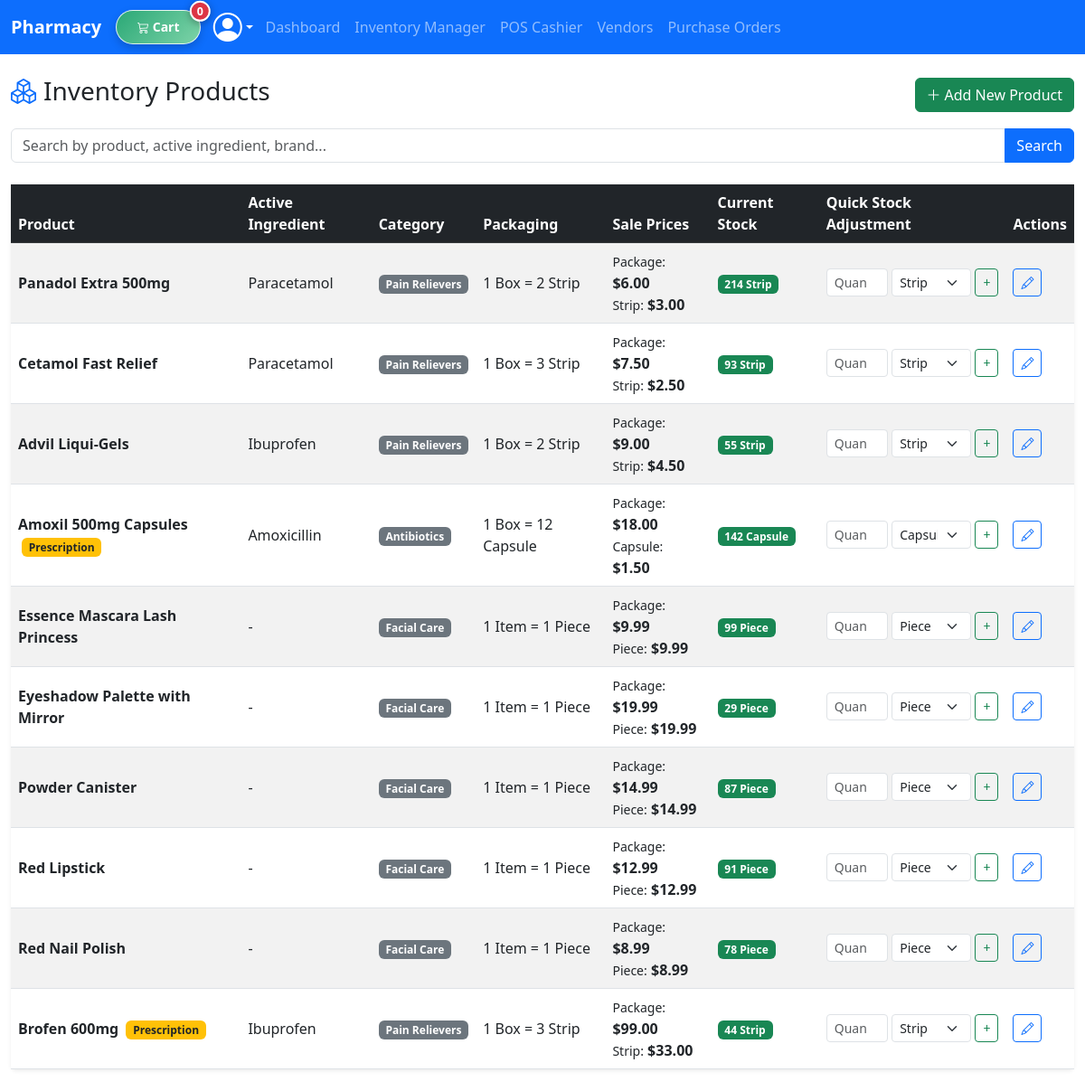
/erp/inventory/ (signed in), run on an earlier commit of the app's database.
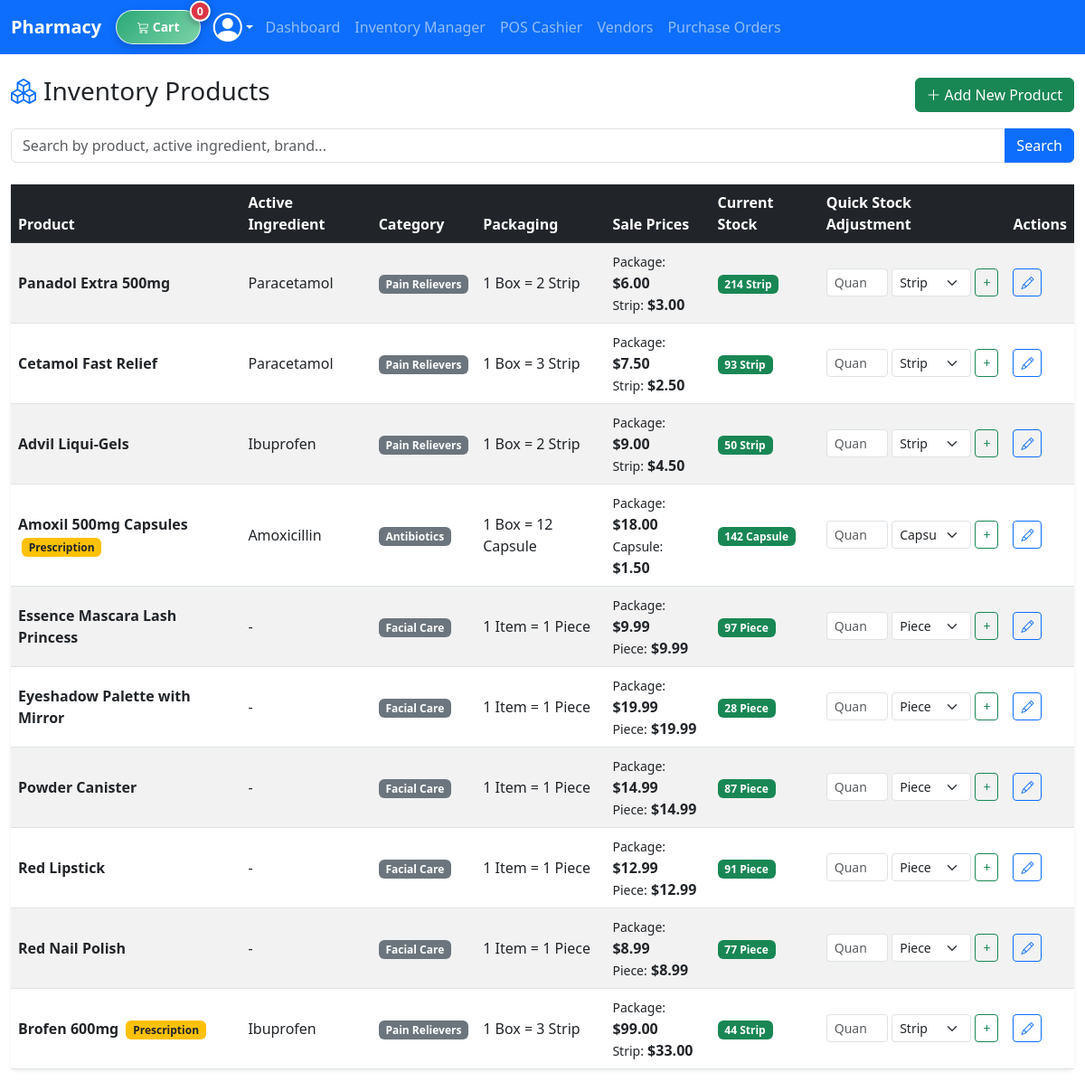
And on a later commit of the database.
### pharmacy/models.py (models this page shows, shortened)
class Product(models.Model):
    name = models.CharField(max_length=200)
    brand = models.CharField(max_length=100, blank=True, null=True)
    category = models.ForeignKey(Category, on_delete=models.SET_NULL, null=True, related_name="products")
    active_ingredient = models.ForeignKey(
        ActiveIngredient, on_delete=models.SET_NULL, null=True, blank=True, related_name="products"
    )
    description = models.TextField(blank=True, null=True)
    package_unit = models.CharField(max_length=50, default="Box", help_text="e.g. Box, Bottle")
    sub_unit = models.CharField(max_length=50, default="Strip", help_text="e.g. Strip, Tablet, Ampoule")
    units_per_package = models.PositiveIntegerField(default=1)
    package_price = models.DecimalField(max_digits=10, decimal_places=2, validators=[MinValueValidator(0)])
    sub_unit_price = models.DecimalField(max_digits=10, decimal_places=2, validators=[MinValueValidator(0)])
    stock_in_sub_units = models.PositiveIntegerField(default=0)
    requires_prescription = models.BooleanField(default=False)
    is_visible_in_catalog = models.BooleanField(default=True)
    is_deleted = models.BooleanField(default=False)
    image_url = models.URLField(max_length=500, blank=True, null=True)
    created_at = models.DateTimeField(auto_now_add=True)
    updated_at = models.DateTimeField(auto_now=True)

class ActiveIngredient(models.Model):
    name = models.CharField(max_length=150, unique=True)
    description = models.TextField(blank=True, null=True)

class Category(models.Model):
    name = models.CharField(max_length=100)
    parent = models.ForeignKey(
        'self', on_delete=models.CASCADE, null=True, blank=True, related_name='subcategories'
    )
    description = models.TextField(blank=True, null=True)
    class Meta:
        verbose_name_plural = "Categories"

### pharmacy/views.py (the view)
# urls.py: path('erp/inventory/', views.erp_inventory_list, name='erp_inventory'),
@employee_required
def erp_inventory_list(request):
    search_query = request.GET.get('q', '')
    products = Product.objects.all().select_related('category', 'active_ingredient')
    if search_query:
        products = products.filter(
            Q(name__icontains=search_query) |
            Q(brand__icontains=search_query) |
            Q(active_ingredient__name__icontains=search_query)
        )
    return render(request, 'pharmacy/erp/inventory_list.html', {
        'products': products,
        'search_query': search_query
    })

### pharmacy/models.py (called while the page is built)
    def is_employee_or_admin(self):
        return self.role in [self.Role.EMPLOYEE, self.Role.ADMIN] or self.is_superuser

### pharmacy/templates/pharmacy/erp/inventory_list.html (shortened to what the changed rows need)
{% extends "pharmacy/layout.html" %}
{% load i18n %}
{% block body %}
<div class="container-fluid my-4">
    <div class="card shadow-sm border-0">
        <div class="card-body p-0">
            <div class="table-responsive">
                <table class="table table-striped table-hover align-middle mb-0">
                    <thead class="table-dark">
                        <tr>
                            <th>{% trans "Product" %}</th>
                            <th>{% trans "Active Ingredient" %}</th>
                            <th>{% trans "Category" %}</th>
                            <th>{% trans "Packaging" %}</th>
                            <th>{% trans "Sale Prices" %}</th>
                            <th>{% trans "Current Stock" %}</th>
                            <th>{% trans "Quick Stock Adjustment" %}</th>
                            <th>{% trans "Actions" %}</th>
                        </tr>
                    </thead>
                    <tbody>
                        {% for p in products %}
                        <tr>
                            <td>
                                <strong>{{ p.name }}</strong>
                            </td>
                            <td>{{ p.active_ingredient.name|default:"-" }}</td>
                            <td><span class="badge bg-secondary">{{ p.category.name }}</span></td>
                            <td>1 {{ p.package_unit }} = {{ p.units_per_package }} {{ p.sub_unit }}</td>
                            <td>
                                <div><small>{% trans "Package" %}:</small> <strong>${{ p.package_price }}</strong></div>
                                <div><small>{{ p.sub_unit }}:</small> <strong>${{ p.sub_unit_price }}</strong></div>
                            </td>
                            <td>
                                {% if p.stock_in_sub_units <= 20 %}
                                    <span class="badge bg-danger">{{ p.stock_in_sub_units }} {{ p.sub_unit }}</span>
                                {% else %}
                                    <span class="badge bg-success">{{ p.stock_in_sub_units }} {{ p.sub_unit }}</span>
                                {% endif %}
                            </td>
                            <td>
                                <form method="POST" action="{% url 'erp_stock_adjust' p.id %}" class="d-flex gap-1" style="max-width: 220px;">
                                    <input type="number" name="amount" class="form-control form-control-sm" placeholder="{% trans 'Quantity' %}" required>
                                    <select name="unit_type" class="form-select form-select-sm">
                                        <option value="sub_unit">{{ p.sub_unit }}</option>
                                    </select>
                                    <button type="submit" class="btn btn-sm btn-outline-success">+</button>
                                </form>
                            </td>
                            <td>
                                <a href="{% url 'erp_product_edit' p.id %}" class="btn btn-sm btn-outline-primary"><i class="bi bi-pencil"></i></a>
                            </td>
                        </tr>
                        {% empty %}
                        <tr>
                            <td colspan="8" class="text-center py-4 text-muted">{% trans "No products match your search." %}</td>
                        </tr>
                        {% endfor %}
                    </tbody>
                </table>
            </div>
        </div>
    </div>
</div>
{% endblock %}

What changed in the data, as far as the page shows it:
changed Product "Advil Liqui-Gels": stock_in_sub_units "55" → "50"
changed Product "Essence Mascara Lash Princess": stock_in_sub_units "99" → "97"
changed Product "Eyeshadow Palette with Mirror": stock_in_sub_units "29" → "28"
changed Product "Red Nail Polish": stock_in_sub_units "78" → "77"
